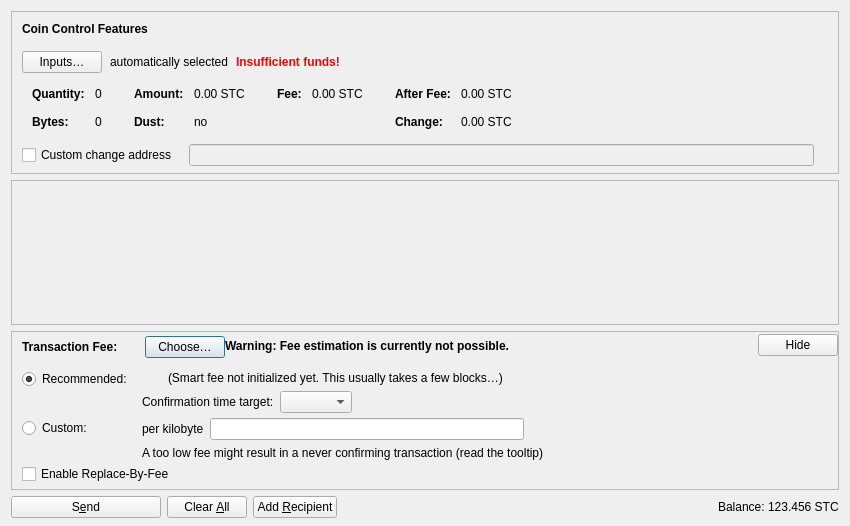
<?xml version="1.0" encoding="UTF-8"?>
<ui version="4.0">
 <class>SendCoinsDialog</class>
 <widget class="QDialog" name="SendCoinsDialog">
  <property name="geometry">
   <rect>
    <x>0</x>
    <y>0</y>
    <width>850</width>
    <height>526</height>
   </rect>
  </property>
  <property name="windowTitle">
   <string>Send Coins</string>
  </property>
  <layout class="QVBoxLayout" name="verticalLayout" stretch="0,1,0,0">
   <property name="bottomMargin">
    <number>8</number>
   </property>
   <item>
    <widget class="QFrame" name="frameCoinControl">
     <property name="sizePolicy">
      <sizepolicy hsizetype="Expanding" vsizetype="Expanding">
       <horstretch>0</horstretch>
       <verstretch>0</verstretch>
      </sizepolicy>
     </property>
     <property name="maximumSize">
      <size>
       <width>16777215</width>
       <height>16777215</height>
      </size>
     </property>
     <property name="frameShape">
      <enum>QFrame::StyledPanel</enum>
     </property>
     <property name="frameShadow">
      <enum>QFrame::Sunken</enum>
     </property>
     <layout class="QVBoxLayout" name="verticalLayoutCoinControl2">
      <property name="spacing">
       <number>0</number>
      </property>
      <property name="leftMargin">
       <number>0</number>
      </property>
      <property name="topMargin">
       <number>0</number>
      </property>
      <property name="rightMargin">
       <number>0</number>
      </property>
      <property name="bottomMargin">
       <number>6</number>
      </property>
      <item>
       <layout class="QVBoxLayout" name="verticalLayoutCoinControl" stretch="0,0,0,0,1">
        <property name="spacing">
         <number>0</number>
        </property>
        <property name="leftMargin">
         <number>10</number>
        </property>
        <property name="topMargin">
         <number>10</number>
        </property>
        <item>
         <layout class="QHBoxLayout" name="horizontalLayoutCoinControl1">
          <property name="bottomMargin">
           <number>15</number>
          </property>
          <item>
           <widget class="QLabel" name="labelCoinControlFeatures">
            <property name="sizePolicy">
             <sizepolicy hsizetype="Preferred" vsizetype="Maximum">
              <horstretch>0</horstretch>
              <verstretch>0</verstretch>
             </sizepolicy>
            </property>
            <property name="font">
             <font>
              <weight>75</weight>
              <bold>true</bold>
             </font>
            </property>
            <property name="styleSheet">
             <string notr="true">font-weight:bold;</string>
            </property>
            <property name="text">
             <string>Coin Control Features</string>
            </property>
           </widget>
          </item>
         </layout>
        </item>
        <item>
         <layout class="QHBoxLayout" name="horizontalLayoutCoinControl2" stretch="0,0,0,0">
          <property name="spacing">
           <number>8</number>
          </property>
          <property name="bottomMargin">
           <number>10</number>
          </property>
          <item>
           <widget class="QPushButton" name="pushButtonCoinControl">
            <property name="styleSheet">
             <string notr="true"/>
            </property>
            <property name="text">
             <string>Inputs…</string>
            </property>
            <property name="autoDefault">
             <bool>false</bool>
            </property>
           </widget>
          </item>
          <item>
           <widget class="QLabel" name="labelCoinControlAutomaticallySelected">
            <property name="text">
             <string>automatically selected</string>
            </property>
            <property name="margin">
             <number>5</number>
            </property>
           </widget>
          </item>
          <item>
           <widget class="QLabel" name="labelCoinControlInsuffFunds">
            <property name="font">
             <font>
              <weight>75</weight>
              <bold>true</bold>
             </font>
            </property>
            <property name="styleSheet">
             <string notr="true">color:red;font-weight:bold;</string>
            </property>
            <property name="text">
             <string>Insufficient funds!</string>
            </property>
            <property name="margin">
             <number>5</number>
            </property>
           </widget>
          </item>
          <item>
           <spacer name="horizontalSpacerCoinControl">
            <property name="orientation">
             <enum>Qt::Horizontal</enum>
            </property>
            <property name="sizeHint" stdset="0">
             <size>
              <width>40</width>
              <height>1</height>
             </size>
            </property>
           </spacer>
          </item>
         </layout>
        </item>
        <item>
         <widget class="QWidget" name="widgetCoinControl" native="true">
          <property name="sizePolicy">
           <sizepolicy hsizetype="Preferred" vsizetype="Preferred">
            <horstretch>0</horstretch>
            <verstretch>0</verstretch>
           </sizepolicy>
          </property>
          <property name="minimumSize">
           <size>
            <width>0</width>
            <height>0</height>
           </size>
          </property>
          <property name="styleSheet">
           <string notr="true"/>
          </property>
          <layout class="QHBoxLayout" name="horizontalLayoutCoinControl5">
           <property name="leftMargin">
            <number>0</number>
           </property>
           <property name="topMargin">
            <number>0</number>
           </property>
           <property name="rightMargin">
            <number>0</number>
           </property>
           <property name="bottomMargin">
            <number>0</number>
           </property>
           <item>
            <layout class="QHBoxLayout" name="horizontalLayoutCoinControl3" stretch="0,0,0,1">
             <property name="spacing">
              <number>20</number>
             </property>
             <property name="topMargin">
              <number>0</number>
             </property>
             <property name="bottomMargin">
              <number>10</number>
             </property>
             <item>
              <layout class="QFormLayout" name="formLayoutCoinControl1">
               <property name="horizontalSpacing">
                <number>10</number>
               </property>
               <property name="verticalSpacing">
                <number>14</number>
               </property>
               <property name="leftMargin">
                <number>10</number>
               </property>
               <property name="topMargin">
                <number>4</number>
               </property>
               <property name="rightMargin">
                <number>6</number>
               </property>
               <item row="0" column="0">
                <widget class="QLabel" name="labelCoinControlQuantityText">
                 <property name="font">
                  <font>
                   <weight>75</weight>
                   <bold>true</bold>
                  </font>
                 </property>
                 <property name="text">
                  <string>Quantity:</string>
                 </property>
                 <property name="margin">
                  <number>0</number>
                 </property>
                </widget>
               </item>
               <item row="0" column="1">
                <widget class="QLabel" name="labelCoinControlQuantity">
                 <property name="cursor">
                  <cursorShape>IBeamCursor</cursorShape>
                 </property>
                 <property name="contextMenuPolicy">
                  <enum>Qt::ActionsContextMenu</enum>
                 </property>
                 <property name="text">
                  <string notr="true">0</string>
                 </property>
                 <property name="margin">
                  <number>0</number>
                 </property>
                 <property name="textInteractionFlags">
                  <set>Qt::LinksAccessibleByMouse|Qt::TextSelectableByKeyboard|Qt::TextSelectableByMouse</set>
                 </property>
                </widget>
               </item>
               <item row="1" column="0">
                <widget class="QLabel" name="labelCoinControlBytesText">
                 <property name="font">
                  <font>
                   <weight>75</weight>
                   <bold>true</bold>
                  </font>
                 </property>
                 <property name="text">
                  <string>Bytes:</string>
                 </property>
                </widget>
               </item>
               <item row="1" column="1">
                <widget class="QLabel" name="labelCoinControlBytes">
                 <property name="cursor">
                  <cursorShape>IBeamCursor</cursorShape>
                 </property>
                 <property name="contextMenuPolicy">
                  <enum>Qt::ActionsContextMenu</enum>
                 </property>
                 <property name="text">
                  <string notr="true">0</string>
                 </property>
                 <property name="textInteractionFlags">
                  <set>Qt::LinksAccessibleByMouse|Qt::TextSelectableByKeyboard|Qt::TextSelectableByMouse</set>
                 </property>
                </widget>
               </item>
              </layout>
             </item>
             <item>
              <layout class="QFormLayout" name="formLayoutCoinControl2">
               <property name="horizontalSpacing">
                <number>10</number>
               </property>
               <property name="verticalSpacing">
                <number>14</number>
               </property>
               <property name="leftMargin">
                <number>6</number>
               </property>
               <property name="topMargin">
                <number>4</number>
               </property>
               <property name="rightMargin">
                <number>6</number>
               </property>
               <item row="0" column="0">
                <widget class="QLabel" name="labelCoinControlAmountText">
                 <property name="font">
                  <font>
                   <weight>75</weight>
                   <bold>true</bold>
                  </font>
                 </property>
                 <property name="text">
                  <string>Amount:</string>
                 </property>
                 <property name="margin">
                  <number>0</number>
                 </property>
                </widget>
               </item>
               <item row="0" column="1">
                <widget class="QLabel" name="labelCoinControlAmount">
                 <property name="cursor">
                  <cursorShape>IBeamCursor</cursorShape>
                 </property>
                 <property name="contextMenuPolicy">
                  <enum>Qt::ActionsContextMenu</enum>
                 </property>
                 <property name="text">
                  <string notr="true">0.00 STC</string>
                 </property>
                 <property name="textInteractionFlags">
                  <set>Qt::LinksAccessibleByMouse|Qt::TextSelectableByKeyboard|Qt::TextSelectableByMouse</set>
                 </property>
                </widget>
               </item>
               <item row="1" column="0">
                <widget class="QLabel" name="labelCoinControlLowOutputText">
                 <property name="font">
                  <font>
                   <weight>75</weight>
                   <bold>true</bold>
                  </font>
                 </property>
                 <property name="text">
                  <string>Dust:</string>
                 </property>
                </widget>
               </item>
               <item row="1" column="1">
                <widget class="QLabel" name="labelCoinControlLowOutput">
                 <property name="cursor">
                  <cursorShape>IBeamCursor</cursorShape>
                 </property>
                 <property name="contextMenuPolicy">
                  <enum>Qt::ActionsContextMenu</enum>
                 </property>
                 <property name="text">
                  <string notr="true">no</string>
                 </property>
                 <property name="textInteractionFlags">
                  <set>Qt::LinksAccessibleByMouse|Qt::TextSelectableByKeyboard|Qt::TextSelectableByMouse</set>
                 </property>
                </widget>
               </item>
              </layout>
             </item>
             <item>
              <layout class="QFormLayout" name="formLayoutCoinControl3">
               <property name="horizontalSpacing">
                <number>10</number>
               </property>
               <property name="verticalSpacing">
                <number>14</number>
               </property>
               <property name="leftMargin">
                <number>6</number>
               </property>
               <property name="topMargin">
                <number>4</number>
               </property>
               <property name="rightMargin">
                <number>6</number>
               </property>
               <item row="0" column="0">
                <widget class="QLabel" name="labelCoinControlFeeText">
                 <property name="font">
                  <font>
                   <weight>75</weight>
                   <bold>true</bold>
                  </font>
                 </property>
                 <property name="text">
                  <string>Fee:</string>
                 </property>
                 <property name="margin">
                  <number>0</number>
                 </property>
                </widget>
               </item>
               <item row="0" column="1">
                <widget class="QLabel" name="labelCoinControlFee">
                 <property name="cursor">
                  <cursorShape>IBeamCursor</cursorShape>
                 </property>
                 <property name="contextMenuPolicy">
                  <enum>Qt::ActionsContextMenu</enum>
                 </property>
                 <property name="text">
                  <string notr="true">0.00 STC</string>
                 </property>
                 <property name="textInteractionFlags">
                  <set>Qt::LinksAccessibleByMouse|Qt::TextSelectableByKeyboard|Qt::TextSelectableByMouse</set>
                 </property>
                </widget>
               </item>
              </layout>
             </item>
             <item>
              <layout class="QFormLayout" name="formLayoutCoinControl4">
               <property name="horizontalSpacing">
                <number>10</number>
               </property>
               <property name="verticalSpacing">
                <number>14</number>
               </property>
               <property name="leftMargin">
                <number>6</number>
               </property>
               <property name="topMargin">
                <number>4</number>
               </property>
               <property name="rightMargin">
                <number>6</number>
               </property>
               <item row="0" column="0">
                <widget class="QLabel" name="labelCoinControlAfterFeeText">
                 <property name="font">
                  <font>
                   <weight>75</weight>
                   <bold>true</bold>
                  </font>
                 </property>
                 <property name="text">
                  <string>After Fee:</string>
                 </property>
                 <property name="margin">
                  <number>0</number>
                 </property>
                </widget>
               </item>
               <item row="0" column="1">
                <widget class="QLabel" name="labelCoinControlAfterFee">
                 <property name="cursor">
                  <cursorShape>IBeamCursor</cursorShape>
                 </property>
                 <property name="contextMenuPolicy">
                  <enum>Qt::ActionsContextMenu</enum>
                 </property>
                 <property name="text">
                  <string notr="true">0.00 STC</string>
                 </property>
                 <property name="textInteractionFlags">
                  <set>Qt::LinksAccessibleByMouse|Qt::TextSelectableByKeyboard|Qt::TextSelectableByMouse</set>
                 </property>
                </widget>
               </item>
               <item row="1" column="0">
                <widget class="QLabel" name="labelCoinControlChangeText">
                 <property name="font">
                  <font>
                   <weight>75</weight>
                   <bold>true</bold>
                  </font>
                 </property>
                 <property name="text">
                  <string>Change:</string>
                 </property>
                </widget>
               </item>
               <item row="1" column="1">
                <widget class="QLabel" name="labelCoinControlChange">
                 <property name="cursor">
                  <cursorShape>IBeamCursor</cursorShape>
                 </property>
                 <property name="contextMenuPolicy">
                  <enum>Qt::ActionsContextMenu</enum>
                 </property>
                 <property name="text">
                  <string notr="true">0.00 STC</string>
                 </property>
                 <property name="textInteractionFlags">
                  <set>Qt::LinksAccessibleByMouse|Qt::TextSelectableByKeyboard|Qt::TextSelectableByMouse</set>
                 </property>
                </widget>
               </item>
              </layout>
             </item>
            </layout>
           </item>
          </layout>
         </widget>
        </item>
        <item>
         <layout class="QHBoxLayout" name="horizontalLayoutCoinControl4" stretch="0,0,0">
          <property name="spacing">
           <number>12</number>
          </property>
          <property name="sizeConstraint">
           <enum>QLayout::SetDefaultConstraint</enum>
          </property>
          <property name="topMargin">
           <number>5</number>
          </property>
          <property name="rightMargin">
           <number>5</number>
          </property>
          <item>
           <widget class="QCheckBox" name="checkBoxCoinControlChange">
            <property name="toolTip">
             <string>If this is activated, but the change address is empty or invalid, change will be sent to a newly generated address.</string>
            </property>
            <property name="text">
             <string>Custom change address</string>
            </property>
           </widget>
          </item>
          <item>
           <widget class="QValidatedLineEdit" name="lineEditCoinControlChange">
            <property name="enabled">
             <bool>false</bool>
            </property>
            <property name="sizePolicy">
             <sizepolicy hsizetype="Expanding" vsizetype="Fixed">
              <horstretch>0</horstretch>
              <verstretch>0</verstretch>
             </sizepolicy>
            </property>
           </widget>
          </item>
          <item>
           <widget class="QLabel" name="labelCoinControlChangeLabel">
            <property name="sizePolicy">
             <sizepolicy hsizetype="Preferred" vsizetype="Expanding">
              <horstretch>0</horstretch>
              <verstretch>0</verstretch>
             </sizepolicy>
            </property>
            <property name="minimumSize">
             <size>
              <width>0</width>
              <height>0</height>
             </size>
            </property>
            <property name="text">
             <string/>
            </property>
            <property name="margin">
             <number>3</number>
            </property>
           </widget>
          </item>
         </layout>
        </item>
        <item>
         <spacer name="verticalSpacerCoinControl">
          <property name="orientation">
           <enum>Qt::Vertical</enum>
          </property>
          <property name="sizeHint" stdset="0">
           <size>
            <width>800</width>
            <height>1</height>
           </size>
          </property>
         </spacer>
        </item>
       </layout>
      </item>
     </layout>
    </widget>
   </item>
   <item>
    <widget class="QScrollArea" name="scrollArea">
     <property name="widgetResizable">
      <bool>true</bool>
     </property>
     <widget class="QWidget" name="scrollAreaWidgetContents">
      <property name="geometry">
       <rect>
        <x>0</x>
        <y>0</y>
        <width>830</width>
        <height>104</height>
       </rect>
      </property>
      <layout class="QVBoxLayout" name="verticalLayout_2" stretch="0,1">
       <property name="leftMargin">
        <number>0</number>
       </property>
       <property name="topMargin">
        <number>0</number>
       </property>
       <property name="rightMargin">
        <number>0</number>
       </property>
       <property name="bottomMargin">
        <number>0</number>
       </property>
       <item>
        <layout class="QVBoxLayout" name="entries">
         <property name="spacing">
          <number>6</number>
         </property>
        </layout>
       </item>
       <item>
        <spacer name="verticalSpacer">
         <property name="orientation">
          <enum>Qt::Vertical</enum>
         </property>
         <property name="sizeHint" stdset="0">
          <size>
           <width>20</width>
           <height>40</height>
          </size>
         </property>
        </spacer>
       </item>
      </layout>
     </widget>
    </widget>
   </item>
   <item>
    <widget class="QFrame" name="frameFee">
     <property name="sizePolicy">
      <sizepolicy hsizetype="Expanding" vsizetype="Expanding">
       <horstretch>0</horstretch>
       <verstretch>0</verstretch>
      </sizepolicy>
     </property>
     <property name="maximumSize">
      <size>
       <width>16777215</width>
       <height>16777215</height>
      </size>
     </property>
     <property name="frameShape">
      <enum>QFrame::StyledPanel</enum>
     </property>
     <property name="frameShadow">
      <enum>QFrame::Sunken</enum>
     </property>
     <layout class="QVBoxLayout" name="verticalLayoutFee1">
      <property name="spacing">
       <number>0</number>
      </property>
      <property name="leftMargin">
       <number>0</number>
      </property>
      <property name="topMargin">
       <number>0</number>
      </property>
      <property name="rightMargin">
       <number>0</number>
      </property>
      <property name="bottomMargin">
       <number>0</number>
      </property>
      <item>
       <layout class="QVBoxLayout" name="verticalLayoutFee2" stretch="0,0,0">
        <property name="spacing">
         <number>0</number>
        </property>
        <property name="leftMargin">
         <number>10</number>
        </property>
        <property name="topMargin">
         <number>0</number>
        </property>
        <item>
         <layout class="QHBoxLayout" name="horizontalLayoutFee1">
          <property name="bottomMargin">
           <number>0</number>
          </property>
          <item>
           <layout class="QVBoxLayout" name="verticalLayoutFee7">
            <property name="spacing">
             <number>0</number>
            </property>
            <item>
             <spacer name="verticalSpacerSmartFee">
              <property name="orientation">
               <enum>Qt::Vertical</enum>
              </property>
              <property name="sizeType">
               <enum>QSizePolicy::Fixed</enum>
              </property>
              <property name="sizeHint" stdset="0">
               <size>
                <width>1</width>
                <height>4</height>
               </size>
              </property>
             </spacer>
            </item>
            <item>
             <layout class="QHBoxLayout" name="horizontalLayoutSmartFee">
              <property name="spacing">
               <number>10</number>
              </property>
              <item>
               <widget class="QLabel" name="labelFeeHeadline">
                <property name="sizePolicy">
                 <sizepolicy hsizetype="Preferred" vsizetype="Maximum">
                  <horstretch>0</horstretch>
                  <verstretch>0</verstretch>
                 </sizepolicy>
                </property>
                <property name="font">
                 <font>
                  <weight>75</weight>
                  <bold>true</bold>
                 </font>
                </property>
                <property name="styleSheet">
                 <string notr="true">font-weight:bold;</string>
                </property>
                <property name="text">
                 <string>Transaction Fee:</string>
                </property>
               </widget>
              </item>
              <item>
               <widget class="QLabel" name="labelFeeMinimized">
                <property name="text">
                 <string/>
                </property>
               </widget>
              </item>
              <item>
               <widget class="QPushButton" name="buttonChooseFee">
                <property name="text">
                 <string>Choose…</string>
                </property>
               </widget>
              </item>
             </layout>
            </item>
            <item>
             <spacer name="verticalSpacer_5">
              <property name="orientation">
               <enum>Qt::Vertical</enum>
              </property>
              <property name="sizeHint" stdset="0">
               <size>
                <width>1</width>
                <height>1</height>
               </size>
              </property>
             </spacer>
            </item>
           </layout>
          </item>
          <item>
           <widget class="QLabel" name="fallbackFeeWarningLabel">
            <property name="toolTip">
             <string>Using the fallbackfee can result in sending a transaction that will take several hours or days (or never) to confirm. Consider choosing your fee manually or wait until you have validated the complete chain.</string>
            </property>
            <property name="font">
            <font>
                <weight>75</weight>
                <bold>true</bold>
            </font>
            </property>
            <property name="text">
             <string>Warning: Fee estimation is currently not possible.</string>
            </property>
            <property name="wordWrap">
             <bool>false</bool>
            </property>
           </widget>
          </item>
          <item>
           <spacer name="horizontalSpacer_4">
            <property name="orientation">
             <enum>Qt::Horizontal</enum>
            </property>
            <property name="sizeType">
             <enum>QSizePolicy::MinimumExpanding</enum>
            </property>
            <property name="sizeHint" stdset="0">
             <size>
              <width>40</width>
              <height>20</height>
             </size>
            </property>
           </spacer>
          </item>
          <item>
           <widget class="QPushButton" name="buttonMinimizeFee">
            <property name="toolTip">
             <string>Hide transaction fee settings</string>
            </property>
            <property name="text">
             <string>Hide</string>
            </property>
           </widget>
          </item>
         </layout>
        </item>
        <item>
         <widget class="QFrame" name="frameFeeSelection">
          <layout class="QVBoxLayout" name="verticalLayoutFee12">
           <property name="spacing">
            <number>0</number>
           </property>
           <property name="leftMargin">
            <number>0</number>
           </property>
           <property name="topMargin">
            <number>0</number>
           </property>
           <property name="rightMargin">
            <number>0</number>
           </property>
           <property name="bottomMargin">
            <number>0</number>
           </property>
           <item>
            <layout class="QGridLayout" name="gridLayoutFee">
             <property name="topMargin">
              <number>10</number>
             </property>
             <property name="bottomMargin">
              <number>4</number>
             </property>
             <property name="horizontalSpacing">
              <number>10</number>
             </property>
             <property name="verticalSpacing">
              <number>4</number>
             </property>
             <item row="1" column="1">
              <layout class="QVBoxLayout" name="verticalLayoutFee8">
               <property name="spacing">
                <number>6</number>
               </property>
               <item>
                <layout class="QHBoxLayout" name="horizontalLayoutFee13">
                 <item>
                  <widget class="QLabel" name="labelCustomPerKilobyte">
                   <property name="toolTip">
                    <string>Specify a custom fee per kB (1,000 bytes) of the transaction's virtual size.

Note:  Since the fee is calculated on a per-byte basis, a fee rate of "100 satoshis per kvB" for a transaction size of 500 virtual bytes (half of 1 kvB) would ultimately yield a fee of only 50 satoshis.</string>
                   </property>
                   <property name="text">
                    <string>per kilobyte</string>
                   </property>
                  </widget>
                 </item>
                 <item>
                  <widget class="AskalcoinAmountField" name="customFee"/>
                 </item>
                 <item>
                  <spacer name="horizontalSpacer_6">
                   <property name="orientation">
                    <enum>Qt::Horizontal</enum>
                   </property>
                   <property name="sizeHint" stdset="0">
                    <size>
                     <width>1</width>
                     <height>1</height>
                    </size>
                   </property>
                  </spacer>
                 </item>
                </layout>
               </item>
               <item>
                <layout class="QHBoxLayout" name="horizontalLayoutFee8">
                 <item>
                  <widget class="QLabel" name="labelCustomFeeWarning">
                   <property name="enabled">
                    <bool>true</bool>
                   </property>
                   <property name="toolTip">
                    <string>When there is less transaction volume than space in the blocks, miners as well as relaying nodes may enforce a minimum fee. Paying only this minimum fee is just fine, but be aware that this can result in a never confirming transaction once there is more demand for askalcoin transactions than the network can process.</string>
                   </property>
                   <property name="text">
                    <string>A too low fee might result in a never confirming transaction (read the tooltip)</string>
                   </property>
                  </widget>
                 </item>
                 <item>
                  <spacer name="horizontalSpacer_2">
                   <property name="orientation">
                    <enum>Qt::Horizontal</enum>
                   </property>
                   <property name="sizeHint" stdset="0">
                    <size>
                     <width>1</width>
                     <height>1</height>
                    </size>
                   </property>
                  </spacer>
                 </item>
                </layout>
               </item>
              </layout>
             </item>
             <item row="0" column="0">
              <layout class="QVBoxLayout" name="verticalLayoutFee4" stretch="0,1">
               <item>
                <widget class="QRadioButton" name="radioSmartFee">
                 <property name="text">
                  <string>Recommended:</string>
                 </property>
                 <property name="checked">
                  <bool>true</bool>
                 </property>
                 <attribute name="buttonGroup">
                  <string notr="true">groupFee</string>
                 </attribute>
                </widget>
               </item>
               <item>
                <spacer name="verticalSpacer_2">
                 <property name="orientation">
                  <enum>Qt::Vertical</enum>
                 </property>
                 <property name="sizeHint" stdset="0">
                  <size>
                   <width>1</width>
                   <height>1</height>
                  </size>
                 </property>
                </spacer>
               </item>
              </layout>
             </item>
             <item row="1" column="0">
              <layout class="QVBoxLayout" name="verticalLayoutFee9" stretch="0,1">
               <item>
                <widget class="QRadioButton" name="radioCustomFee">
                 <property name="text">
                  <string>Custom:</string>
                 </property>
                 <attribute name="buttonGroup">
                  <string notr="true">groupFee</string>
                 </attribute>
                </widget>
               </item>
               <item>
                <spacer name="verticalSpacer_6">
                 <property name="orientation">
                  <enum>Qt::Vertical</enum>
                 </property>
                 <property name="sizeHint" stdset="0">
                  <size>
                   <width>1</width>
                   <height>1</height>
                  </size>
                 </property>
                </spacer>
               </item>
              </layout>
             </item>
             <item row="0" column="1">
              <layout class="QVBoxLayout" name="verticalLayoutFee3" stretch="0,0,1">
               <property name="spacing">
                <number>6</number>
               </property>
               <property name="topMargin">
                <number>2</number>
               </property>
               <item>
                <layout class="QHBoxLayout" name="horizontalLayoutFee12">
                 <item>
                  <widget class="QLabel" name="labelSmartFee">
                   <property name="text">
                    <string/>
                   </property>
                  </widget>
                 </item>
                 <item>
                  <widget class="QLabel" name="labelFeeEstimation">
                   <property name="text">
                    <string/>
                   </property>
                  </widget>
                 </item>
                 <item>
                  <widget class="QLabel" name="labelSmartFee2">
                   <property name="text">
                    <string>(Smart fee not initialized yet. This usually takes a few blocks…)</string>
                   </property>
                  </widget>
                 </item>
                 <item>
                  <spacer name="horizontalSpacer_5">
                   <property name="orientation">
                    <enum>Qt::Horizontal</enum>
                   </property>
                   <property name="sizeHint" stdset="0">
                    <size>
                     <width>1</width>
                     <height>1</height>
                    </size>
                   </property>
                  </spacer>
                 </item>
                </layout>
               </item>
               <item>
                <layout class="QHBoxLayout" name="horizontalLayoutFee9">
                 <item>
                  <layout class="QVBoxLayout" name="verticalLayoutFee6">
                   <item>
                    <widget class="QLabel" name="labelSmartFee3">
                     <property name="text">
                      <string>Confirmation time target:</string>
                     </property>
                    </widget>
                   </item>
                  </layout>
                 </item>
                 <item>
                  <layout class="QVBoxLayout" name="verticalLayoutFee5">
                   <property name="rightMargin">
                    <number>30</number>
                   </property>
                   <item>
                    <layout class="QHBoxLayout" name="horizontalLayoutConfTarget">
                     <property name="bottomMargin">
                      <number>0</number>
                     </property>
                     <item>
                      <widget class="QComboBox" name="confTargetSelector"/>
                     </item>
                     <item>
                      <spacer name="horizontalSpacerConfTarget">
                       <property name="orientation">
                        <enum>Qt::Horizontal</enum>
                       </property>
                       <property name="sizeHint" stdset="0">
                        <size>
                         <width>40</width>
                         <height>20</height>
                        </size>
                       </property>
                      </spacer>
                     </item>
                    </layout>
                   </item>
                  </layout>
                 </item>
                </layout>
               </item>
               <item>
                <spacer name="verticalSpacer_4">
                 <property name="orientation">
                  <enum>Qt::Vertical</enum>
                 </property>
                 <property name="sizeHint" stdset="0">
                  <size>
                   <width>1</width>
                   <height>1</height>
                  </size>
                 </property>
                </spacer>
               </item>
              </layout>
             </item>
            </layout>
           </item>
           <item>
            <widget class="QCheckBox" name="optInRBF">
             <property name="text">
              <string>Enable Replace-By-Fee</string>
             </property>
             <property name="toolTip">
              <string>With Replace-By-Fee (BIP-125) you can increase a transaction's fee after it is sent. Without this, a higher fee may be recommended to compensate for increased transaction delay risk.</string>
             </property>
            </widget>
           </item>
          </layout>
         </widget>
        </item>
        <item>
         <spacer name="verticalSpacerFee">
          <property name="orientation">
           <enum>Qt::Vertical</enum>
          </property>
          <property name="sizeHint" stdset="0">
           <size>
            <width>40</width>
            <height>5</height>
           </size>
          </property>
         </spacer>
        </item>
       </layout>
      </item>
     </layout>
    </widget>
   </item>
   <item>
    <layout class="QHBoxLayout" name="horizontalLayout">
     <item>
      <widget class="QPushButton" name="sendButton">
       <property name="minimumSize">
        <size>
         <width>150</width>
         <height>0</height>
        </size>
       </property>
       <property name="toolTip">
        <string>Confirm the send action</string>
       </property>
       <property name="text">
        <string>S&amp;end</string>
       </property>
       <property name="icon">
        <iconset resource="../askalcoin.qrc">
         <normaloff>:/icons/send</normaloff>:/icons/send</iconset>
       </property>
       <property name="autoDefault">
        <bool>false</bool>
       </property>
       <property name="default">
        <bool>false</bool>
       </property>
      </widget>
     </item>
     <item>
      <widget class="QPushButton" name="clearButton">
       <property name="sizePolicy">
        <sizepolicy hsizetype="Minimum" vsizetype="Fixed">
         <horstretch>0</horstretch>
         <verstretch>0</verstretch>
        </sizepolicy>
       </property>
       <property name="toolTip">
        <string>Clear all fields of the form.</string>
       </property>
       <property name="text">
        <string>Clear &amp;All</string>
       </property>
       <property name="icon">
        <iconset resource="../askalcoin.qrc">
         <normaloff>:/icons/remove</normaloff>:/icons/remove</iconset>
       </property>
       <property name="autoDefault">
        <bool>false</bool>
       </property>
      </widget>
     </item>
     <item>
      <widget class="QPushButton" name="addButton">
       <property name="toolTip">
        <string>Send to multiple recipients at once</string>
       </property>
       <property name="text">
        <string>Add &amp;Recipient</string>
       </property>
       <property name="icon">
        <iconset resource="../askalcoin.qrc">
         <normaloff>:/icons/add</normaloff>:/icons/add</iconset>
       </property>
       <property name="autoDefault">
        <bool>false</bool>
       </property>
      </widget>
     </item>
     <item>
      <spacer name="horizontalSpacer">
       <property name="orientation">
        <enum>Qt::Horizontal</enum>
       </property>
       <property name="sizeHint" stdset="0">
        <size>
         <width>40</width>
         <height>20</height>
        </size>
       </property>
      </spacer>
     </item>
     <item>
      <layout class="QHBoxLayout" name="horizontalLayout_2">
       <property name="spacing">
        <number>3</number>
       </property>
       <item>
        <widget class="QLabel" name="labelBalanceName">
         <property name="sizePolicy">
          <sizepolicy hsizetype="Preferred" vsizetype="Fixed">
           <horstretch>0</horstretch>
           <verstretch>0</verstretch>
          </sizepolicy>
         </property>
         <property name="text">
          <string>Balance:</string>
         </property>
        </widget>
       </item>
       <item>
        <widget class="QLabel" name="labelBalance">
         <property name="sizePolicy">
          <sizepolicy hsizetype="Preferred" vsizetype="Fixed">
           <horstretch>0</horstretch>
           <verstretch>0</verstretch>
          </sizepolicy>
         </property>
         <property name="cursor">
          <cursorShape>IBeamCursor</cursorShape>
         </property>
         <property name="text">
          <string notr="true">123.456 STC</string>
         </property>
         <property name="textInteractionFlags">
          <set>Qt::LinksAccessibleByMouse|Qt::TextSelectableByKeyboard|Qt::TextSelectableByMouse</set>
         </property>
        </widget>
       </item>
      </layout>
     </item>
    </layout>
   </item>
  </layout>
 </widget>
 <customwidgets>
  <customwidget>
   <class>QValidatedLineEdit</class>
   <extends>QLineEdit</extends>
   <header>qt/qvalidatedlineedit.h</header>
  </customwidget>
  <customwidget>
   <class>AskalcoinAmountField</class>
   <extends>QLineEdit</extends>
   <header>qt/askalcoinamountfield.h</header>
   <container>1</container>
  </customwidget>
 </customwidgets>
 <resources>
  <include location="../askalcoin.qrc"/>
 </resources>
 <connections/>
 <buttongroups>
  <buttongroup name="groupFee"/>
 </buttongroups>
</ui>
